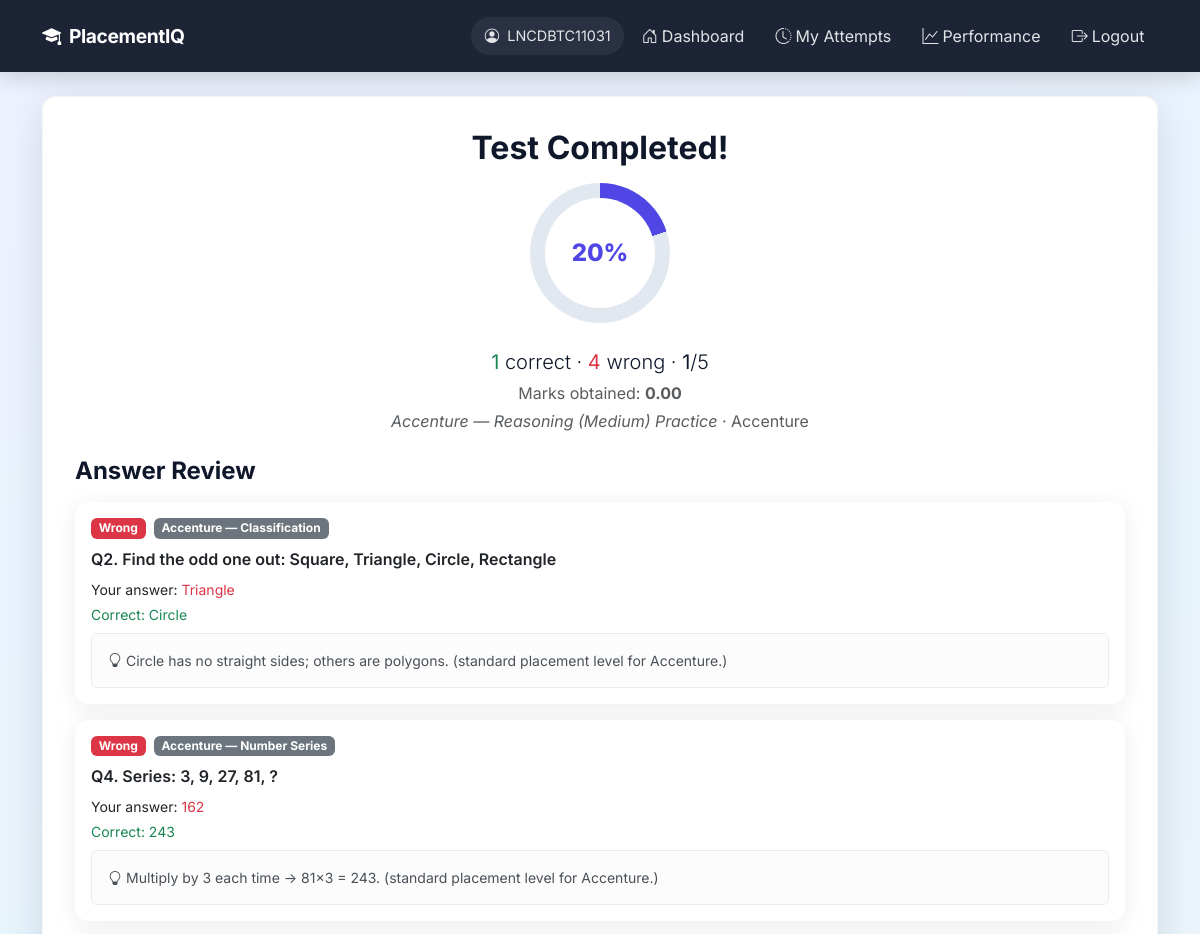
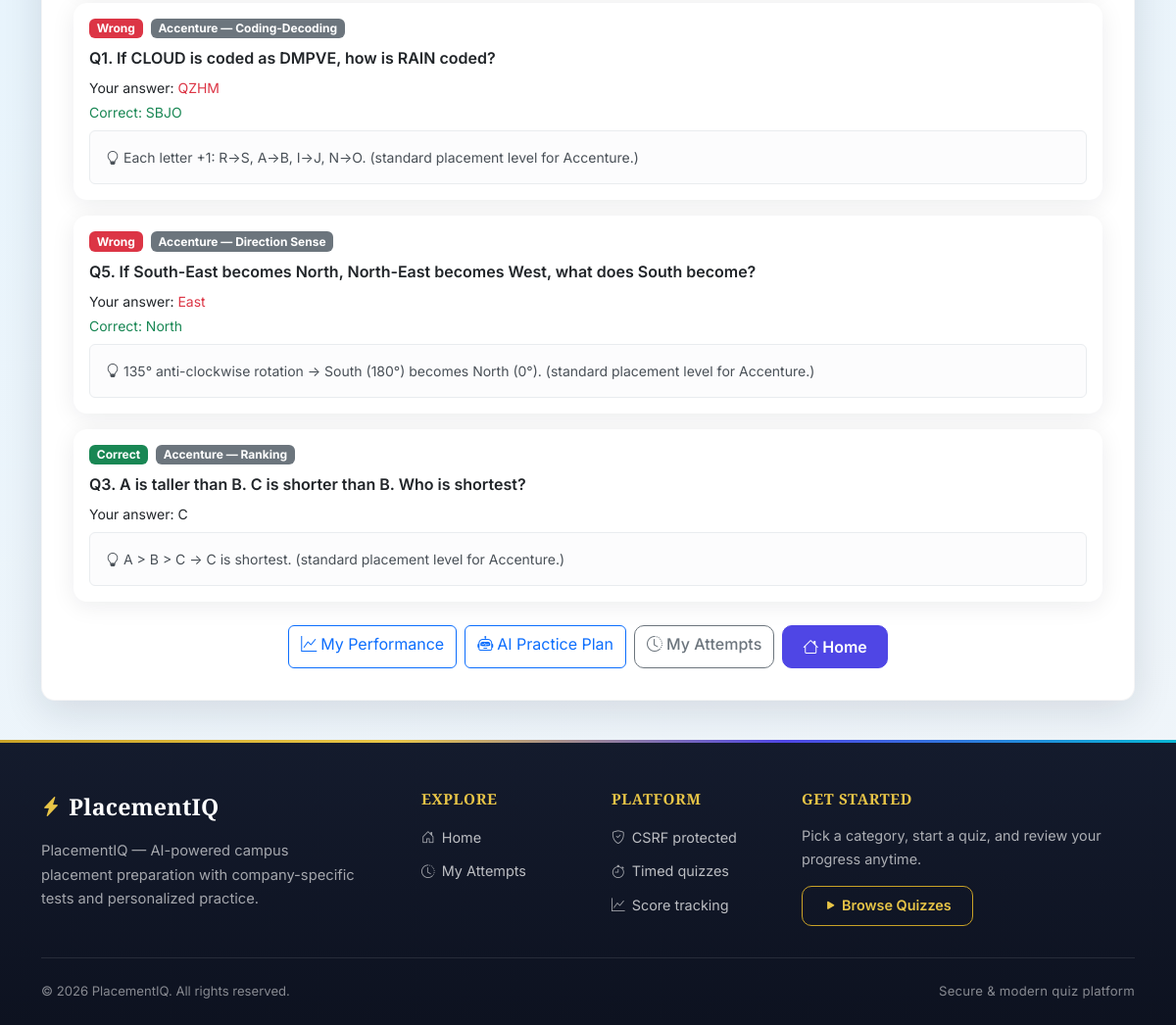
Page /quiz/done/15/ (signed in) on the committed database (2 pictures, top to bottom).
### app1/models.py (models this page shows, shortened)
class Attempt(models.Model):
    user = models.ForeignKey(User, on_delete=models.CASCADE)
    quiz = models.ForeignKey(Quiz, on_delete=models.CASCADE)
    score = models.IntegerField()
    total = models.IntegerField()
    correct_count = models.PositiveIntegerField(default=0)
    wrong_count = models.PositiveIntegerField(default=0)
    marks_obtained = models.DecimalField(max_digits=8, decimal_places=2, default=Decimal("0.00"))
    time_spent_seconds = models.PositiveIntegerField(default=0)
    started_at = models.DateTimeField(null=True, blank=True)
    completed_at = models.DateTimeField(auto_now_add=True)

class Quiz(models.Model):
    STATUS_CHOICES = (
        ("active", "Active"),
        ("hold", "Hold"),
        ("disabled", "Disabled"),
    )
    DIFFICULTY_CHOICES = (
        ("easy", "Easy"),
        ("medium", "Medium"),
        ("hard", "Hard"),
    )
    SECTION_CHOICES = (
        ("aptitude", "Aptitude"),
        ("reasoning", "Reasoning"),
        ("english", "English"),
        ("coding", "Coding"),
        ("technical", "Technical"),
    )
    title = models.CharField(max_length=255)
    category = models.ForeignKey(Category, on_delete=models.CASCADE, related_name="quizzes")
    company = models.ForeignKey(
        Company, on_delete=models.SET_NULL, null=True, blank=True, related_name="tests"
    )
    difficulty = models.CharField(max_length=10, choices=DIFFICULTY_CHOICES, default="medium")
    section = models.CharField(max_length=20, choices=SECTION_CHOICES, default="aptitude")
    duration_minutes = models.PositiveIntegerField(default=30, help_text="Total test duration")
    marks_per_question = models.DecimalField(max_digits=6, decimal_places=2, default=Decimal("1.00"))
    negative_marks = models.DecimalField(max_digits=6, decimal_places=2, default=Decimal("0.00"))
    target_question_count = models.PositiveIntegerField(default=10)
    drive_date = models.DateField(null=True, blank=True, help_text="Upcoming campus drive date")
    status = models.CharField(max_length=20, choices=STATUS_CHOICES, default="active")
    created_at = models.DateTimeField(auto_now_add=True)

class Company(models.Model):
    name = models.CharField(max_length=100, unique=True)
    slug = models.SlugField(max_length=120, unique=True, blank=True)
    logo = models.ImageField(upload_to="company_logos/", blank=True, null=True)
    description = models.TextField(blank=True)
    is_active = models.BooleanField(default=True)
    class Meta:
        verbose_name_plural = "companies"
        ordering = ["name"]

class Question(models.Model):
    quiz = models.ForeignKey(Quiz, on_delete=models.CASCADE)
    text = models.TextField()
    explanation = models.TextField(blank=True)
    topic = models.CharField(max_length=120, blank=True, help_text="Topic tag for weak-area analytics")
    ai_generated = models.BooleanField(default=False)

class Option(models.Model):
    question = models.ForeignKey(Question, on_delete=models.CASCADE, related_name="options")
    text = models.CharField(max_length=255)
    is_correct = models.BooleanField(default=False)

### app1/views.py (the view)
# urls.py: path("quiz/done/<int:attempt_id>/", views.quiz_result, name="quiz_result"),
@student_required
def quiz_result(request, attempt_id):
    attempt = get_object_or_404(
        Attempt.objects.select_related("quiz", "quiz__company"),
        pk=attempt_id,
        user=request.user,
    )
    percentage = round((attempt.score / attempt.total) * 100) if attempt.total else 0
    answer_rows = []
    for ans in attempt.answer_set.select_related("question", "selected_option").prefetch_related(
        "question__options"
    ):
        correct_option = ans.question.options.filter(is_correct=True).first()
        explanation = ans.question.explanation
        if not explanation and correct_option:
            explanation = explain_answer(
                ans.question.text,
                correct_option.text,
                ans.selected_option.text,
            )
        answer_rows.append(
            {
                "question": ans.question,
                "selected": ans.selected_option,
                "correct_option": correct_option,
                "is_correct": ans.is_correct,
                "explanation": explanation,
            }
        )
    return render(
        request,
        "quiz_result.html",
        {
            "score": attempt.score,
            "total_questions": attempt.total,
            "quiz": attempt.quiz,
            "percentage": percentage,
            "attempt": attempt,
            "answer_rows": answer_rows,
            "wrong_count": attempt.wrong_count,
            "correct_count": attempt.correct_count,
        },
    )

### templates/quiz_result.html (shortened to what this page needs)
{% extends 'base.html' %}
{% block content %}
<div class="content-wrapper">
    <div class="text-center mb-4">
        <h2 class="fw-bold mb-3">Test Completed!</h2>
        <div class="score-ring mx-auto" style="--pct: {{ percentage }};">
            <div class="score-ring-inner">{{ percentage }}%</div>
        </div>
        <p class="lead mb-1 mt-3">
            <strong class="text-success">{{ correct_count }}</strong> correct ·
            <strong class="text-danger">{{ wrong_count }}</strong> wrong ·
            <strong>{{ score }}</strong>/{{ total_questions }}
        </p>
        <p class="text-muted mb-1">Marks obtained: <strong>{{ attempt.marks_obtained }}</strong></p>
        <p class="text-muted mb-0"><em>{{ quiz.title }}</em>{% if quiz.company %} · {{ quiz.company.name }}{% endif %}</p>
    </div>
    <h4 class="fw-bold mb-3">Answer Review</h4>
    <div class="vstack gap-3 mb-4">
        {% for row in answer_rows %}
        <div class="card quiz-card {% if row.is_correct %}border-success{% else %}border-danger{% endif %}">
            <div class="card-body">
                <div class="d-flex gap-2 mb-2">
                    {% if row.is_correct %}
                    <span class="badge bg-success">Correct</span>
                    {% else %}
                    <span class="badge bg-danger">Wrong</span>
                    {% endif %}
                    {% if row.question.topic %}
                    <span class="badge bg-secondary">{{ row.question.topic }}</span>
                    {% endif %}
                </div>
                <p class="fw-semibold mb-2">{{ row.question.text }}</p>
                <p class="mb-1 small">Your answer: <span class="{% if not row.is_correct %}text-danger{% endif %}">{{ row.selected.text }}</span></p>
                {% if not row.is_correct and row.correct_option %}
                <p class="mb-2 small text-success">Correct: {{ row.correct_option.text }}</p>
                {% endif %}
                {% if row.explanation %}
                <div class="alert alert-light small mb-0 mt-2">
                    <i class="bi bi-lightbulb me-1"></i>{{ row.explanation }}
                </div>
                {% endif %}
            </div>
        </div>
        {% endfor %}
    </div>
    <div class="d-flex gap-2 justify-content-center flex-wrap">
        <a href="{% url 'student_analytics' %}" class="btn btn-outline-primary">
            <i class="bi bi-graph-up me-1"></i>My Performance
        </a>
        <a href="{% url 'ai_practice_plan' %}" class="btn btn-outline-primary">
            <i class="bi bi-robot me-1"></i>AI Practice Plan
        </a>
        <a href="{% url 'my_attempts' %}" class="btn btn-outline-secondary">
            <i class="bi bi-clock-history me-1"></i>My Attempts
        </a>
        <a href="{% url 'home' %}" class="btn btn-primary">
            <i class="bi bi-house me-1"></i>Home
        </a>
    </div>
</div>
{% endblock %}

### templates/base.html (shortened to what this page needs)
{% load static %}
<!DOCTYPE html>
<html lang="en">
<head>
    <link href="https://cdn.jsdelivr.net/npm/bootstrap@5.3.3/dist/css/bootstrap.min.css" rel="stylesheet">
    <link href="https://cdn.jsdelivr.net/npm/bootstrap-icons@1.11.3/font/bootstrap-icons.min.css" rel="stylesheet">
    <link rel="stylesheet" href="{% static 'css/style.css' %}">
</head>
<body class="site-body">
    <nav class="navbar navbar-expand-lg navbar-dark app-navbar fixed-top">
        <div class="container-xl">
            <a class="navbar-brand" href="{% if user.is_authenticated and user.is_staff %}{% url 'admin_dashboard' %}{% elif user.is_authenticated %}{% url 'student_dashboard' %}{% else %}{% url 'home' %}{% endif %}">
                <i class="bi bi-mortarboard-fill me-1"></i> PlacementIQ
            </a>
            <div class="collapse navbar-collapse" id="navbarNav">
                <ul class="navbar-nav ms-auto align-items-lg-center gap-lg-1">
                    {% if user.is_authenticated %}
                        <li class="nav-item">
                            <span class="nav-link nav-user-pill d-flex flex-column align-items-start align-items-lg-end py-1">
                                <span>
                                    <i class="bi bi-person-circle me-1"></i>
                                    {% if not user.is_staff %}
                                        {{ student_display_name|default:student_enrollment_id|default:user.username }}
                                    {% else %}
                                        {{ user.username }}
                                    {% endif %}
                                </span>
                            </span>
                        </li>
                        {% if not user.is_staff %}
                        <li class="nav-item">
                            <a class="nav-link" href="{% url 'student_dashboard' %}">
                                <i class="bi bi-house-door me-1"></i><span class="nav-text">Dashboard</span>
                            </a>
                        </li>
                        <li class="nav-item">
                            <a class="nav-link" href="{% url 'my_attempts' %}">
                                <i class="bi bi-clock-history me-1"></i><span class="nav-text">My Attempts</span>
                            </a>
                        </li>
                        <li class="nav-item">
                            <a class="nav-link" href="{% url 'student_analytics' %}">
                                <i class="bi bi-graph-up me-1"></i><span class="nav-text">Performance</span>
                            </a>
                        </li>
                        {% endif %}
                        <li class="nav-item">
                            <form method="post" action="{% url 'logout' %}" class="d-inline w-100">
                                <button type="submit" class="btn btn-link nav-link border-0 w-100 text-start text-lg-center">
                                    <i class="bi bi-box-arrow-right me-1"></i><span class="nav-text">Logout</span>
                                </button>
                            </form>
                        </li>
                    {% endif %}
                </ul>
            </div>
        </div>
    </nav>
    <main id="main-content" class="page-shell">
        <div class="container-xl">
            {% block content %}{% endblock %}
        </div>
    </main>
    <footer class="app-footer">
        <div class="footer-accent"></div>
        <div class="container-xl">
            <div class="footer-main">
                <div class="row g-4 g-lg-5">
                    <div class="col-lg-4 col-md-6">
                        <div class="footer-brand">
                            <a href="{% url 'home' %}" class="footer-logo">
                                <i class="bi bi-lightning-charge-fill"></i>
                                <span>PlacementIQ</span>
                            </a>
                            <p class="footer-tagline">
                                PlacementIQ — AI-powered campus placement preparation with company-specific tests and personalized practice.
                            </p>
                        </div>
                    </div>
                    <div class="col-6 col-md-3 col-lg-2">
                        <h6 class="footer-heading">Explore</h6>
                        <ul class="footer-links">
                            <li><a href="{% url 'home' %}"><i class="bi bi-house-door"></i> Home</a></li>
                            {% if user.is_authenticated and not user.is_staff %}
                            <li><a href="{% url 'my_attempts' %}"><i class="bi bi-clock-history"></i> My Attempts</a></li>
                            {% endif %}
                        </ul>
                    </div>
                    <div class="col-6 col-md-3 col-lg-2">
                        <h6 class="footer-heading">Platform</h6>
                        <ul class="footer-links">
                            <li><span><i class="bi bi-shield-check"></i> CSRF protected</span></li>
                            <li><span><i class="bi bi-stopwatch"></i> Timed quizzes</span></li>
                            <li><span><i class="bi bi-graph-up"></i> Score tracking</span></li>
                        </ul>
                    </div>
                    <div class="col-lg-4 col-md-6">
                        <h6 class="footer-heading">Get started</h6>
                        <p class="footer-cta-text">Pick a category, start a quiz, and review your progress anytime.</p>
                        <a href="{% url 'home' %}" class="btn btn-footer-cta">
                            <i class="bi bi-play-fill me-1"></i>Browse Quizzes
                        </a>
                    </div>
                </div>
            </div>
            <div class="footer-bottom">
                <div class="row align-items-center gy-2">
                    <div class="col-md-6 text-center text-md-start">
                        <small>&copy; 2026 PlacementIQ. All rights reserved.</small>
                    </div>
                    <div class="col-md-6 text-center text-md-end">
                        <small class="footer-meta">Secure &amp; modern quiz platform</small>
                    </div>
                </div>
            </div>
        </div>
    </footer>
</body>
</html>

### rows in the picture
Attempt: marks_obtained "0.00"
Quiz: title "Accenture — Reasoning (Medium) Practice", company.name "Accenture"
Question: shows "Wrong", question.topic "Accenture — Classification", question.text "Q2. Find the odd one out: Square, Triangle, Circle, Rectangle", selected.text "Triangle", correct_option.text "Circle", explanation "Circle has no straight sides; others are polygons. (standard placement level for Accenture.)"
Question: shows "Wrong", question.topic "Accenture — Number Series", question.text "Q4. Series: 3, 9, 27, 81, ?", selected.text "162", correct_option.text "243", explanation "Multiply by 3 each time → 81×3 = 243. (standard placement level for Accenture.)"
Question: shows "Wrong", question.topic "Accenture — Coding-Decoding", question.text "Q1. If CLOUD is coded as DMPVE, how is RAIN coded?", selected.text "QZHM", correct_option.text "SBJO", explanation "Each letter +1: R→S, A→B, I→J, N→O. (standard placement level for Accenture.)"
Question: shows "Wrong", question.topic "Accenture — Direction Sense", question.text "Q5. If South-East becomes North, North-East becomes West, what does South become?", selected.text "East", correct_option.text "North", explanation "135° anti-clockwise rotation → South (180°) becomes North (0°). (standard placement level for Accenture.)"
Question: shows "Correct", question.topic "Accenture — Ranking", question.text "Q3. A is taller than B. C is shorter than B. Who is shortest?", selected.text "C", explanation "A > B > C → C is shortest. (standard placement level for Accenture.)"

### other values in the picture
{{ percentage }} "20"
{{ correct_count }} "1"
{{ wrong_count }} "4"
{{ score }} "1"
{{ total_questions }} "5"
